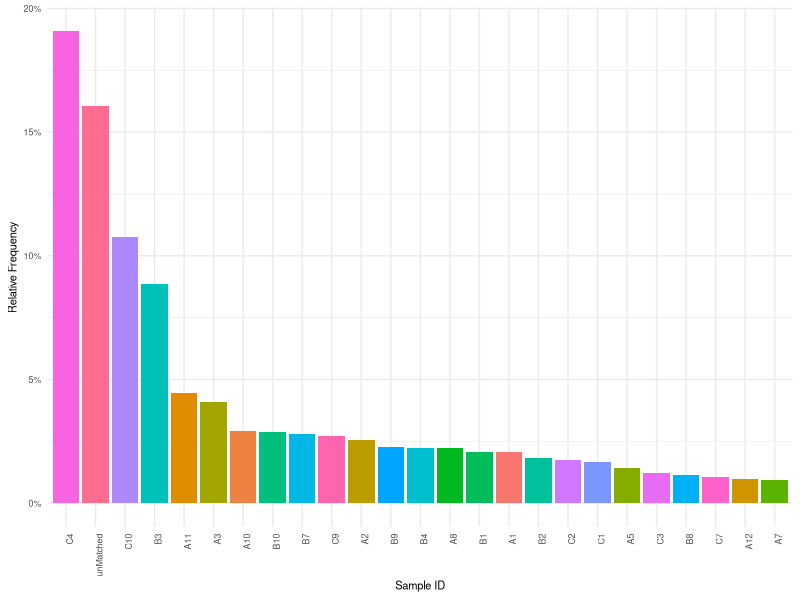

The R source for this figure:
## ---- chunk 1
library(tidyverse)
## ---- chunk 2
samples <- read_csv("samplePerc.csv") %>%
  filter(Reads < 2905973880) %>%
  filter(!grepl("Forward",Sample)) %>%
  mutate(Freq = Reads / sum(Reads))


ggplot(samples, aes(x=reorder(Sample, -Freq), y=Freq, fill=Sample)) +
  geom_bar(stat="identity")+theme_minimal() +
  ylab("Relative Frequency") +
  theme(axis.text.x = element_text(angle = 90, hjust = 1),
  text = element_text(size=8),
  legend.position="none") +
  scale_y_continuous(labels = scales::percent) +
  xlab("Sample ID")

